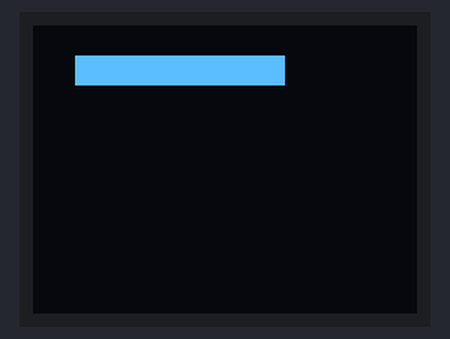
A sketch run on a simulated Arduino Zero (SAMD21). On the bench: 64×48 one-colour display. What the sketch prints to the serial monitor is not drawn.

Above: at 0.1 s.

The sketch:

Robot_SAMD21_66OLED_Sonar_Servo_DRV8833.ino
```cpp
#include <SFE_MicroOLED.h>
//#include <Servo.h>
#include <SPI.h>
#include <Wire.h>

#define OLED_DC    8
#define OLED_CS    10
#define OLED_RESET 9
//#define pwPin
//#define trigPin
MicroOLED display(OLED_RESET, OLED_DC, OLED_CS);
//Servo servo1;

//long pulse, cm, barHeight;
//int pos = 0;

void setup()   {
  SerialUSB.begin(9600);
  SerialUSB.println("And we're off!");
  /*pinMode(pwPin, INPUT);
    pinMode(trigPin, OUTPUT);
    servo1.attach(A1);*/
  display.begin();
  display.clear(PAGE);
  display.clear(ALL);
  display.rectFill(7, 5, 35, 5);
  display.display();
}


void loop() {
  /*display.clearDisplay();
    display.setCursor(0,0);

    // pulse the trigger pin, at least 10usec
    digitalWrite(trigPin, LOW);
    delayMicroseconds(2);
    digitalWrite(trigPin, HIGH);
    delayMicroseconds(10);
    digitalWrite(trigPin, LOW);

    // pull in echo pulse, conv. usec travel time to cm
    pulse = pulseIn(pwPin, HIGH, 8890);
    if (pulse == 0) cm = 120;
    else cm = pulse / (2*29.1);
    SerialUSB.println(cm);

    //draw graph
    barHeight = map(cm, 0, 120, 0, display.height()-10);
    display.fillRect(0, display.height()-barHeight-10, display.width(), barHeight, WHITE);
    display.setCursor(0, display.height()-8);
    display.print(cm);
    display.print(" cm");
    display.display();
    for (pos = 0; pos <= 180; pos += 1) { // goes from 0 degrees to 180 degrees
    // in steps of 1 degree
    servo1.write(pos);              // tell servo to go to position in variable 'pos'
    delay(15);                       // waits 15ms for the servo to reach the position
    }
    for (pos = 180; pos >= 0; pos -= 1) { // goes from 180 degrees to 0 degrees
    servo1.write(pos);              // tell servo to go to position in variable 'pos'
    delay(15);                       // waits 15ms for the servo to reach the position
    }*/
}
```
